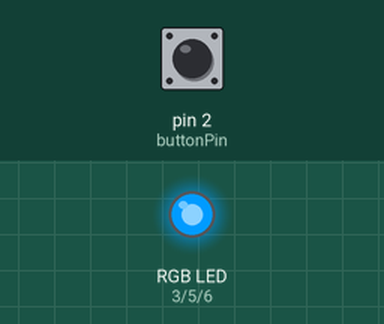
Recording of a sketch running on a simulated Arduino Uno, built with avr-gcc and run on an emulated ATmega328P. Shown: an RGB LED mixed from three pins (HIGH = lit). The inputs (shaded band) are chosen by the test bench; at power-on: pin 2 (buttonPin) HIGH. Dim RGB values are drawn brighter than linear.

Above: at 1.2 s.
1.3 s: pin 2 (buttonPin) pulled LOW for 3.2 s
At 3.0 s:
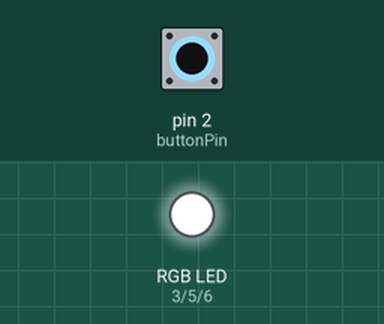
6.0 s: pin 2 (buttonPin) pulled LOW for 0.15 s
At 7.2 s:
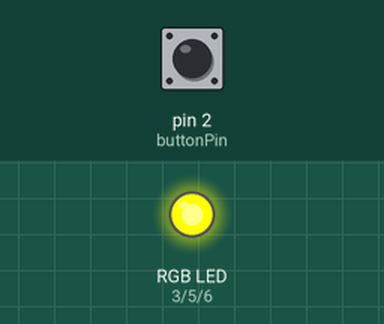
7.6 s: pin 2 (buttonPin) pulled LOW for 1 s
At 9.7 s:
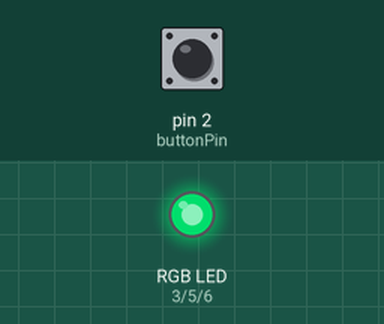
10.1 s: pin 2 (buttonPin) pulled LOW for 0.15 s
At 11.4 s:
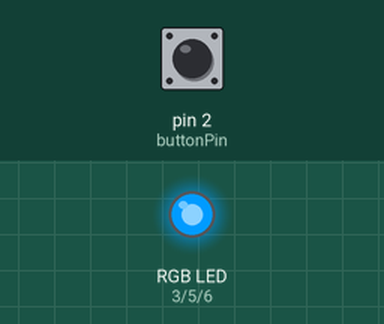
11.7 s: pin 2 (buttonPin) pulled LOW for 3.2 s
At 13.4 s:
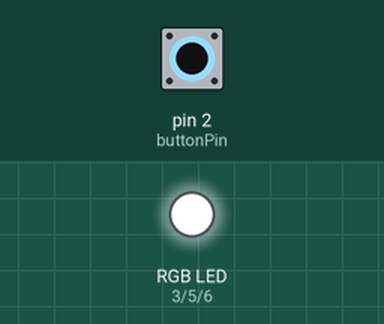
Timing chart, 0 to 16.4 s (numbered marks = the images above; inputs shaded):
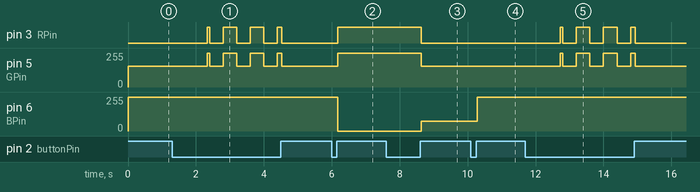

Measured:
- after the input at 1.3 s, pin 3 (RPin): LOW → HIGH after 1.0 s, then repeats every 0.80 s: LOW 0.40 s, HIGH 0.40 s; pin 5 (GPin): 155/255 → 255/255 after 1.0 s, then repeats every 0.80 s: 155/255 0.40 s, 255/255 0.40 s
- after the input at 6.0 s, pin 3 (RPin): LOW → HIGH after 0.18 s; pin 5 (GPin): 155/255 → 255/255 after 0.18 s; pin 6 (BPin): 255/255 → 0/255 after 0.18 s
- after the input at 7.6 s, pin 3 (RPin): HIGH → LOW after 1.0 s; pin 5 (GPin): 255/255 → 155/255 after 1.0 s; pin 6 (BPin): 0/255 → 75/255 after 1.0 s
- after the input at 10.1 s, pin 6 (BPin): 75/255 → 255/255 after 0.18 s
- after the input at 11.7 s, pin 3 (RPin): LOW → HIGH after 1.0 s, then repeats every 0.80 s: LOW 0.40 s, HIGH 0.40 s; pin 5 (GPin): 155/255 → 255/255 after 1.0 s, then repeats every 0.80 s: 155/255 0.40 s, 255/255 0.40 s

The sketch:

HW3.1.ino
```cpp
// === 腳位設定 ===
const int buttonPin = 2;  // 按鈕接 GND
const int RPin = 3;
const int GPin = 5;
const int BPin = 6;

// === 狀態參數 ===
int colorMode = 0;              // 0=橘, 1=藍, 2=粉
int lastReading = HIGH;
int stableState = HIGH;
unsigned long lastDebounceTime = 0;
const unsigned long debounceDelay = 30;

unsigned long pressStart = 0;
bool longPressFired = false;
const unsigned long longPressMs = 1000; // 長按1秒啟動
bool flashing = false;                  // 是否在閃爍模式

// === 共陽輸出（反相） ===
static inline void writeRGB(int r, int g, int b) {
  r = constrain(r, 0, 255);
  g = constrain(g, 0, 255);
  b = constrain(b, 0, 255);
  analogWrite(RPin, 255 - r);
  analogWrite(GPin, 255 - g);
  analogWrite(BPin, 255 - b);
}

// === 顯示顏色 ===
void showColor(int mode) {
  switch (mode) {
    case 0: writeRGB(255, 100, 0); break;    // 橘
    case 1: writeRGB(0, 0, 255); break;      // 藍
    case 2: writeRGB(255, 100, 180); break;  // 粉
  }
}

void setup() {
  pinMode(RPin, OUTPUT);
  pinMode(GPin, OUTPUT);
  pinMode(BPin, OUTPUT);
  pinMode(buttonPin, INPUT_PULLUP);
}

void loop() {
  int reading = digitalRead(buttonPin);
  unsigned long now = millis();

  // === 去彈跳 ===
  if (reading != lastReading) lastDebounceTime = now;
  if ((now - lastDebounceTime) > debounceDelay) {

    // ---- 按下瞬間 ----
    if (stableState == HIGH && reading == LOW) {
      pressStart = now;
      longPressFired = false;
    }

    // ---- 按住超過1秒：進入閃爍模式 ----
    if (reading == LOW && !longPressFired && (now - pressStart > longPressMs)) {
      longPressFired = true;
      flashing = true;
    }

    // ---- 放開瞬間 ----
    if (stableState == LOW && reading == HIGH) {
      if (!longPressFired) {
        // 短按：切換顏色
        colorMode++;
        if (colorMode > 2) colorMode = 0;
      }
      // 放開後停止閃爍
      flashing = false;
    }

    stableState = reading;
  }
  lastReading = reading;

  // === 顯示邏輯 ===
  if (flashing) {
    // 1 秒閃一次：亮 1 秒，滅 1 秒
    bool on = ((now / 400) % 2) == 0;
    if (on) showColor(colorMode);
    else writeRGB(0, 0, 0);
  } else {
    showColor(colorMode);
  }
}
```
